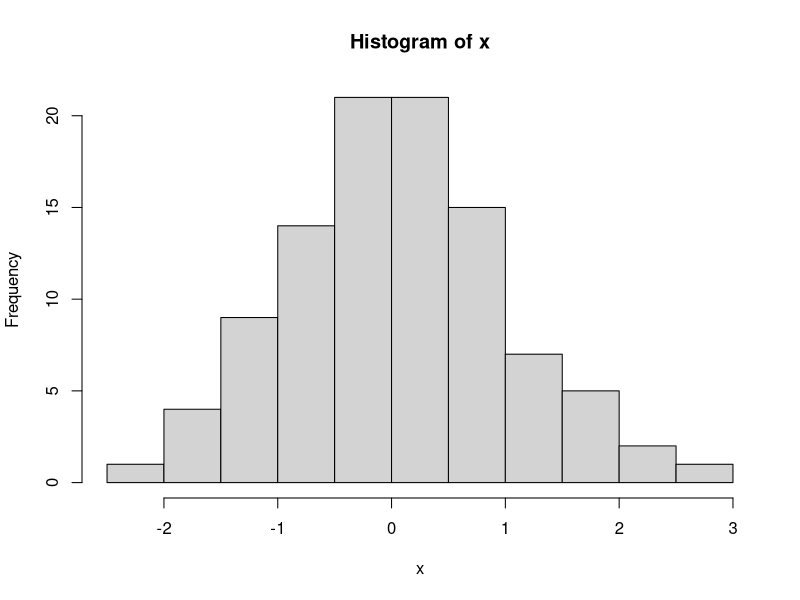

Write the R code that produced this figure.
## ---- chunk 1
x = rnorm(100, 0, 1)
hist(x)
